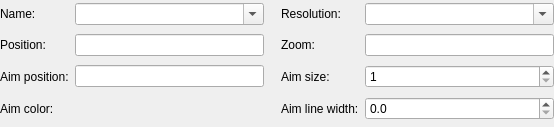
<?xml version="1.0" encoding="UTF-8"?>
<ui version="4.0">
 <class>pluginJoystickSettings</class>
 <widget class="QWidget" name="pluginJoystickSettings">
  <property name="geometry">
   <rect>
    <x>0</x>
    <y>0</y>
    <width>554</width>
    <height>127</height>
   </rect>
  </property>
  <property name="windowTitle">
   <string>Form</string>
  </property>
  <layout class="QGridLayout" name="gridLayout">
   <property name="leftMargin">
    <number>0</number>
   </property>
   <property name="topMargin">
    <number>0</number>
   </property>
   <property name="rightMargin">
    <number>0</number>
   </property>
   <property name="bottomMargin">
    <number>0</number>
   </property>
   <item row="0" column="0">
    <widget class="QLabel" name="lblJoystickName">
     <property name="text">
      <string>Name:</string>
     </property>
    </widget>
   </item>
   <item row="1" column="1">
    <widget class="QLineEdit" name="txtJoystickPosition"/>
   </item>
   <item row="1" column="0">
    <widget class="QLabel" name="lblJoystickPosition">
     <property name="text">
      <string>Position:</string>
     </property>
    </widget>
   </item>
   <item row="0" column="3">
    <widget class="QLabel" name="lblJoystickResolution">
     <property name="text">
      <string>Resolution:</string>
     </property>
    </widget>
   </item>
   <item row="1" column="3">
    <widget class="QLabel" name="lblJoystickZoom">
     <property name="text">
      <string>Zoom:</string>
     </property>
    </widget>
   </item>
   <item row="0" column="2">
    <spacer name="horizontalSpacer">
     <property name="orientation">
      <enum>Qt::Horizontal</enum>
     </property>
     <property name="sizeType">
      <enum>QSizePolicy::Fixed</enum>
     </property>
     <property name="sizeHint" stdset="0">
      <size>
       <width>11</width>
       <height>20</height>
      </size>
     </property>
    </spacer>
   </item>
   <item row="2" column="0">
    <widget class="QLabel" name="lblJoystickAimPosition">
     <property name="text">
      <string>Aim position:</string>
     </property>
    </widget>
   </item>
   <item row="1" column="4">
    <widget class="QLineEdit" name="txtJoystickZoom"/>
   </item>
   <item row="2" column="1">
    <widget class="QLineEdit" name="txtJoystickAimPosition"/>
   </item>
   <item row="2" column="3">
    <widget class="QLabel" name="lblJoystickAimSize">
     <property name="text">
      <string>Aim size:</string>
     </property>
    </widget>
   </item>
   <item row="3" column="0">
    <widget class="QLabel" name="lblJoystickAimColor">
     <property name="text">
      <string>Aim color:</string>
     </property>
    </widget>
   </item>
   <item row="3" column="3">
    <widget class="QLabel" name="lblJoystickAimLineWidth">
     <property name="text">
      <string>Aim line width:</string>
     </property>
    </widget>
   </item>
   <item row="3" column="1">
    <widget class="ColorPicker" name="colJoystickAimColor" native="true"/>
   </item>
   <item row="2" column="4">
    <widget class="QSpinBox" name="txtJoystickAimSize">
     <property name="minimum">
      <number>1</number>
     </property>
     <property name="maximum">
      <number>100</number>
     </property>
    </widget>
   </item>
   <item row="3" column="4">
    <widget class="QDoubleSpinBox" name="txtJoystickAimLineWidth">
     <property name="decimals">
      <number>1</number>
     </property>
    </widget>
   </item>
   <item row="0" column="1">
    <widget class="QComboBox" name="cboJoystickName">
     <property name="editable">
      <bool>true</bool>
     </property>
    </widget>
   </item>
   <item row="0" column="4">
    <widget class="QComboBox" name="cboJoystickResolution">
     <property name="editable">
      <bool>true</bool>
     </property>
    </widget>
   </item>
  </layout>
 </widget>
 <customwidgets>
  <customwidget>
   <class>ColorPicker</class>
   <extends>QWidget</extends>
   <header>colorpicker.h</header>
   <container>1</container>
  </customwidget>
  <customwidget>
   <class>ComboBox</class>
   <extends>QComboBox</extends>
   <header>combobox.h</header>
  </customwidget>
 </customwidgets>
 <resources/>
 <connections/>
</ui>
